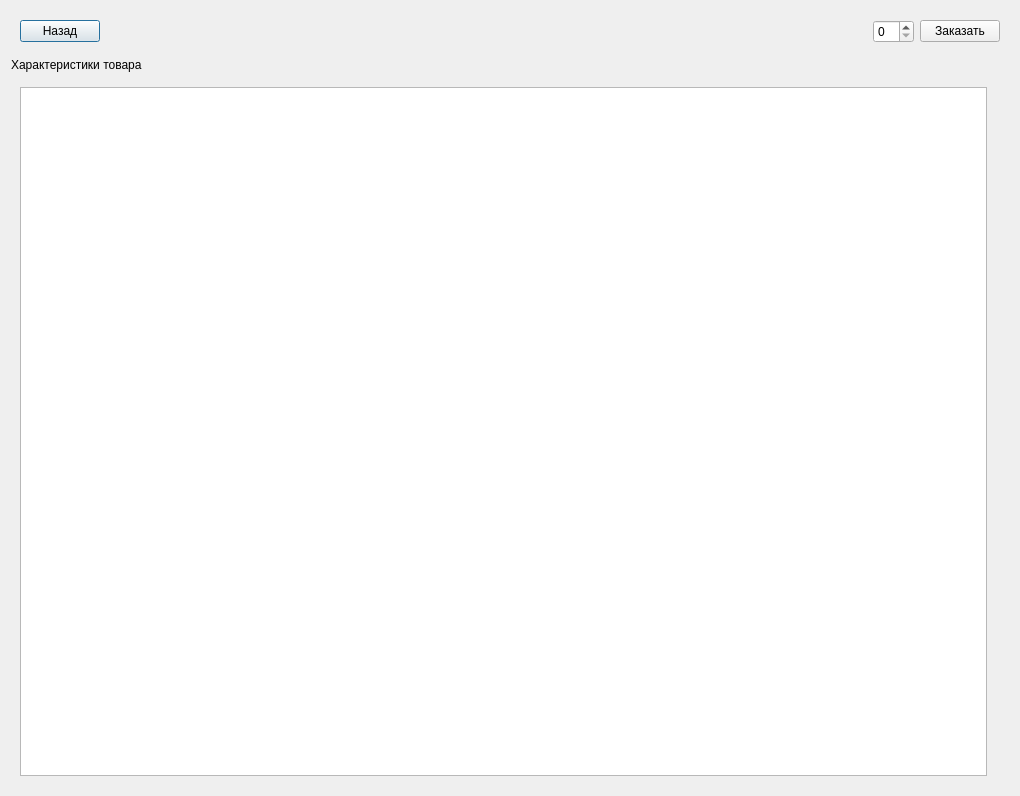
<?xml version="1.0" encoding="UTF-8"?>
<ui version="4.0">
 <class>ProductItem</class>
 <widget class="QDialog" name="ProductItem">
  <property name="geometry">
   <rect>
    <x>0</x>
    <y>0</y>
    <width>1020</width>
    <height>796</height>
   </rect>
  </property>
  <property name="windowTitle">
   <string>Dialog</string>
  </property>
  <layout class="QVBoxLayout" name="verticalLayout_2">
   <item>
    <widget class="QWidget" name="widget" native="true">
     <layout class="QHBoxLayout" name="horizontalLayout">
      <item>
       <widget class="QPushButton" name="productItemBack">
        <property name="text">
         <string>Назад</string>
        </property>
       </widget>
      </item>
      <item>
       <spacer name="horizontalSpacer">
        <property name="orientation">
         <enum>Qt::Horizontal</enum>
        </property>
        <property name="sizeHint" stdset="0">
         <size>
          <width>40</width>
          <height>20</height>
         </size>
        </property>
       </spacer>
      </item>
      <item>
       <widget class="QSpinBox" name="quantity"/>
      </item>
      <item>
       <widget class="QPushButton" name="productItemOrder">
        <property name="text">
         <string>Заказать</string>
        </property>
       </widget>
      </item>
     </layout>
    </widget>
   </item>
   <item>
    <widget class="QLabel" name="label">
     <property name="text">
      <string>Характеристики товара</string>
     </property>
    </widget>
   </item>
   <item>
    <widget class="QWidget" name="widget_2" native="true">
     <layout class="QHBoxLayout" name="horizontalLayout_2">
      <item>
       <widget class="QTextBrowser" name="productItemTb"/>
      </item>
      <item>
       <widget class="QLabel" name="productItemImg">
        <property name="text">
         <string/>
        </property>
       </widget>
      </item>
     </layout>
    </widget>
   </item>
  </layout>
 </widget>
 <resources/>
 <connections/>
</ui>
